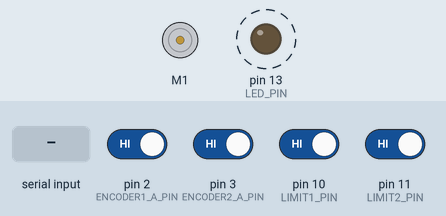
A program run on a simulated Arduino Uno, built with avr-gcc and run on an emulated ATmega328P. On the bench: DC motor (green arrow = forward, orange = backward, longer = faster), output pins drawn as LEDs (lit = HIGH). Dashed ring = blinking. Inputs (shaded band) come from the test bench; at power-on: pin 2 (ENCODER1_A_PIN), pin 3 (ENCODER2_A_PIN), pin 10 (LIMIT1_PIN), pin 11 (LIMIT2_PIN) HIGH. What the program prints to the serial monitor is not drawn.

Above: at 1.2 s.
1.3 s: "M1 : 90\n" received over Serial
At 1.87 s:
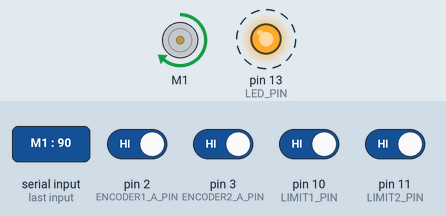
4.3 s: "R\n" received over Serial
Timing chart, 0 to 13.3 s (numbered marks = the images above; inputs shaded):
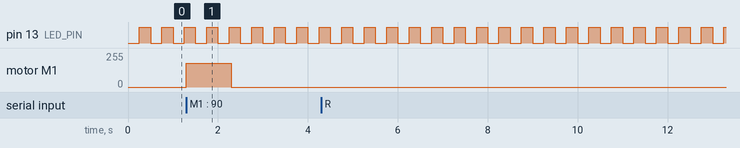

Measured:
- after the input at 1.3 s, motor M1: stopped → forward 180/255 at once, → stopped 1.0 s later
- by itself, pin 13 (LED_PIN): alternates HIGH for 0.25 s and LOW for 0.25 s

The program:

main.cpp
```cpp
#include <Arduino.h>

#include <Adafruit_MotorShield.h>

#define LED_PIN         LED_BUILTIN
#define ENCODER1_A_PIN  2
#define ENCODER1_B_PIN  5
#define ENCODER2_A_PIN  3
#define ENCODER2_B_PIN  4
#define LIMIT1_PIN      10
#define LIMIT2_PIN      11

#define LED_PERIOD      250
#define MOTOR_TIMEOUT   1000

#define BUF_LEN         32

static void encoder1APinChange();
static void encoder2APinChange();

static void handleBlink();

static void cmdGetInputs();
static void cmdSetMotor(long speed);
static void handleLine(const char * line);
static void handleSerial();

static void handleMotorTimeout();

static Adafruit_MotorShield motor_shield = Adafruit_MotorShield();
static Adafruit_DCMotor * motor = motor_shield.getMotor(1);

static volatile long encoder1 = 0;
static volatile long encoder2 = 0;

static unsigned long last_motor_update = 0;

static void encoder1APinChange()
{
    encoder1 += (digitalRead(ENCODER1_A_PIN) == digitalRead(ENCODER1_B_PIN)) ? +1 : -1;
}

static void encoder2APinChange()
{
    encoder2 += (digitalRead(ENCODER2_A_PIN) == digitalRead(ENCODER2_B_PIN)) ? +1 : -1;
}

static void handleBlink()
{
    static unsigned long last = 0;
    static uint8_t state = LOW;

    if(millis() - last < LED_PERIOD)
        return;

    last += LED_PERIOD;

    state = (state == LOW) ? HIGH : LOW;
    digitalWrite(LED_PIN, state);
}

static void cmdGetInputs()
{
    long encoder1_temp;
    long encoder2_temp;
    int limit1_temp;
    int limit2_temp;

    noInterrupts();
    encoder1_temp = encoder1;
    encoder2_temp = encoder2;
    interrupts();

    limit1_temp = digitalRead(LIMIT1_PIN);
    limit2_temp = digitalRead(LIMIT2_PIN);

    Serial.print(encoder1_temp);
    Serial.print("\t");
    Serial.print(encoder2_temp);
    Serial.print("\t");
    Serial.print(limit1_temp);
    Serial.print("\t");
    Serial.println(limit2_temp);
    Serial.flush();
}

static void cmdSetMotor(long speed)
{
    /* Clamp speed value */
    speed = (speed >  2047) ?  2047 : speed;
    speed = (speed < -2047) ? -2047 : speed;

    if(speed == 0)
    {
        motor->setSpeed(0);
        motor->run(RELEASE);
    }
    else if(speed > 0)
    {
        motor->setSpeed(speed << 1);
        motor->run(FORWARD);
    }
    else
    {
        motor->setSpeed((-speed) << 1);
        motor->run(BACKWARD);
    }

    last_motor_update = millis();
}

static void handleLine(const char * line)
{
    long val;

    if(strcmp(line, "R") == 0)
    {
        cmdGetInputs();
    }
    else if(sscanf(line, "M1 : %ld", &val) == 1)
    {
        cmdSetMotor(val);
    }
}

static void handleSerial()
{
    static char buf[BUF_LEN+1] = {0};
    static unsigned len = 0;
    char input;

    while(Serial.available())
    {
        input = Serial.read();

        if(len == 0 && isspace(input))
            continue;

        if(input == '\r' || input == '\n')
        {
            buf[len] = '\0';
            handleLine(buf);
            len = 0;
            break;
        }
        else if(len < BUF_LEN)
        {
            buf[len] = input;
            len++;
        }
    }
}

static void handleMotorTimeout()
{
    unsigned long cur;

    cur = millis();

    if(cur - last_motor_update >= MOTOR_TIMEOUT)
    {
        last_motor_update = cur;

        /* Disable the motor if no command has been received in a while */
        motor->setSpeed(0);
        motor->run(RELEASE);
    }
}

void setup()
{
    pinMode(LED_PIN, OUTPUT);
    pinMode(ENCODER1_A_PIN, INPUT_PULLUP);
    pinMode(ENCODER1_B_PIN, INPUT_PULLUP);
    pinMode(ENCODER2_A_PIN, INPUT_PULLUP);
    pinMode(ENCODER2_B_PIN, INPUT_PULLUP);
    pinMode(LIMIT1_PIN, INPUT_PULLUP);
    pinMode(LIMIT2_PIN, INPUT_PULLUP);

    Serial.begin(115200);

    motor_shield.begin();

    attachInterrupt(digitalPinToInterrupt(ENCODER1_A_PIN), encoder1APinChange, CHANGE);
    attachInterrupt(digitalPinToInterrupt(ENCODER2_A_PIN), encoder2APinChange, CHANGE);
}

void loop()
{
    handleBlink();
    handleSerial();
    handleMotorTimeout();
}
```
